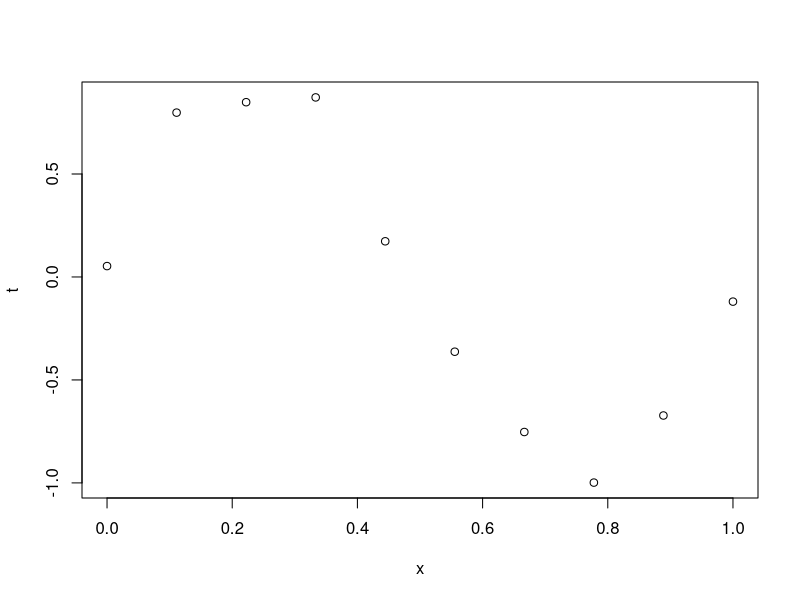
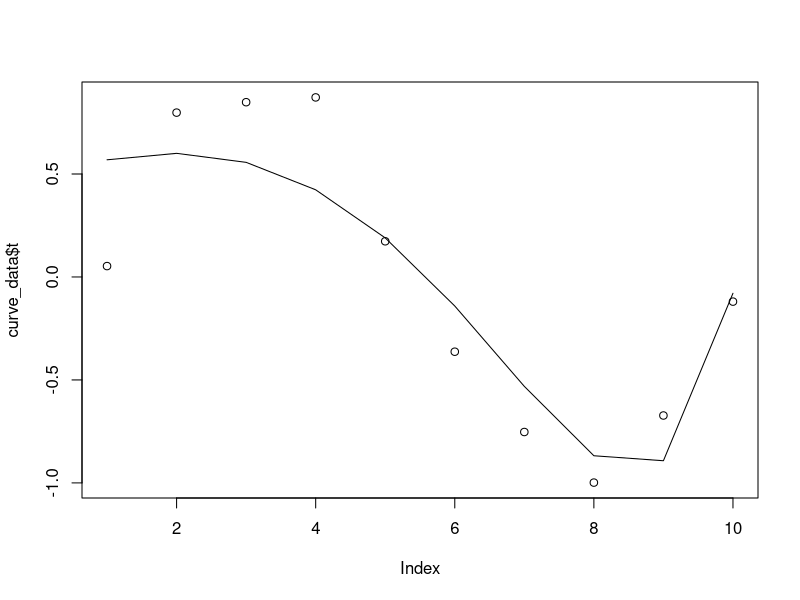

Write R code to recreate these figures, in order.
## ---- chunk 1
curve_data <- read.csv('curve_data.txt', sep = " ")
plot(curve_data)
## ---- chunk 2
phix <- function(x, M, basis) {
  # Initialize vector to return
  u <- rep(0, M+1)
  # μs for Gauss
  mus <- rep(0, M+1)
  interval <- 1 / M

  if (basis == 'poly') {
    # evaluate x at each value of p, e.g. x^0, x^1, ..., x^M
    for (p in 0:M) u[p+1] <- x^p
  } else if (basis == 'Gauss') {
    # Populate μs with M intervals in [0,1]
    for (n in 1:M) mus[n+1] = mus[n] + interval
    # Generate Gaussian Kernels
    for (p in 0:M) u[p+1] <- exp((-(x - mus[p+1])^2)/0.1)
  }

  u
}
# Test: round(phix(0.3,4,'poly'), digits = 4) == c(1, 0.3, 0.09, 0.027, 0.0081)
# Test: plot(phix(0.3,10,'Gauss'))
## ---- chunk 3
library(MASS)

post.params <- function(training_data, M, basis_type, phix_func, delta, q) {
  # regularization coefficient
  # training_data = curve_data
  # q = (1/0.1)^2
  # delta = 2.0
  # basis_type = 'Gauss'
  lambda = delta / q

  # Note: this requires the training data to have an x column
  print(training_data)
  xs = training_data$x
  # M = 9
  phi <- matrix(nrow = length(xs), ncol = M + 1)
  # Construct a phi matrix that is phix for each value of phix(x, M, 'Gauss') and append to phi matrix
  for (i in 1:(length(xs))) {
    phi[i,] = phix(xs[i], M, basis_type)
  }
  t = training_data$t
  
  # Slide 10 of Bayessian_regression.pdf
  w_Bayes = ginv(lambda * diag(M+1) + t(phi) %*% phi) %*% t(phi) %*% training_data$t

  #D = delta * diag(M)
  #Q = D + q * (t(phi) %*% phi)

  # FIXME: RETURN Q?
  phi %*% w_Bayes
}

M = 9
delta = 2.0
q = (1/0.1)^2
plot(curve_data$t)
result3 <- post.params(curve_data[1:10,], M, 'poly', 'phix_func', delta, q)
lines(result3)
